Frame 1 (no input): blank canvas, image omitted
Frame 60 (no input): blank canvas, image omitted
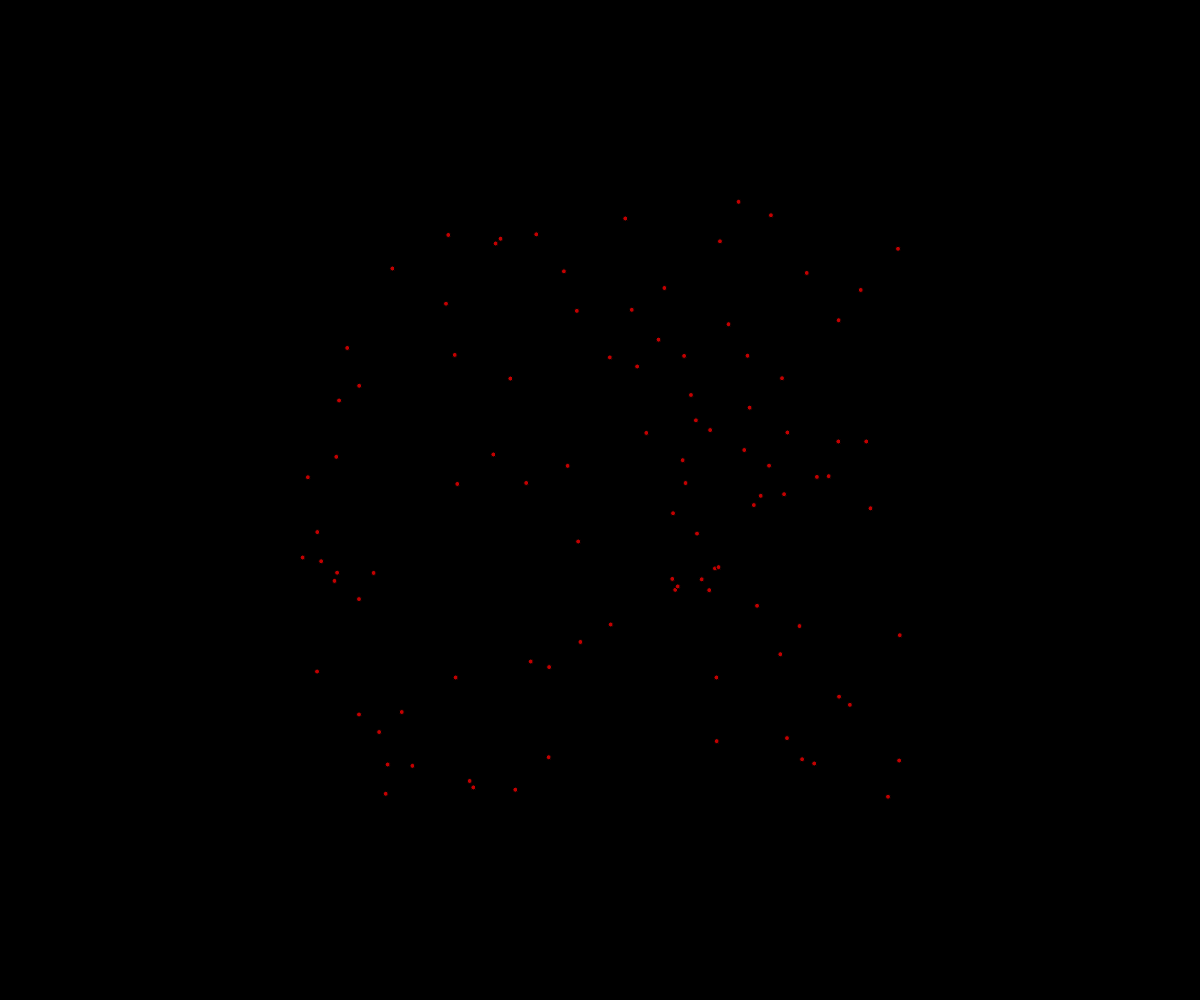
Frame 120 (the mouse pressed at the canvas centre since frame 60)

The p5.js sketch whose frames 1 and 60 were blank and that drew this single picture after the mouse press (run headless with seeded random() and noise() and a simulated clock; from frame 60 on, the mouse is pressed at the canvas centre):

// p5.js sketch
// ── sketch.js
// fireworks oop

const NUMBER_OF_PARTICLES_PER_CLICK = 100;

class Particle {
  constructor(x,y) {
    this.x = x;
    this.y = y;
    this.dx = random(-5, 5);
    this.dy = random(-5, 5);
    this.size = 5;
    this.r = 255;
    this.g = 0;
    this.b = 0;
    this.opacity = 255;
  }
  
  display() {
    fill(this.r,this.g,this.b,this.opacity);
    circle(this.x,this.y,this.size);
  }
  
  update() {
    this.x += this.dx;
    this.y += this.dy;
    this.opacity --;
  }

  isDead() {
    return this.opacity <= 0;
  }
}

function setup() {
  createCanvas(windowWidth, windowHeight);
}

let theFireworks = [];


function draw() {
  background(0);
  for (let firework of theFireworks) {
    if (firework.isDead()) {
      theFireworks.splice(theFireworks.indexOf(firework),0);
    }
    firework.update();
    firework.display();
  }
}

function mousePressed() {
  for (let i = 0; i < NUMBER_OF_PARTICLES_PER_CLICK; i++) {
    let someParticle = new Particle(mouseX,mouseY);
    theFireworks.push(someParticle);
  }
}
